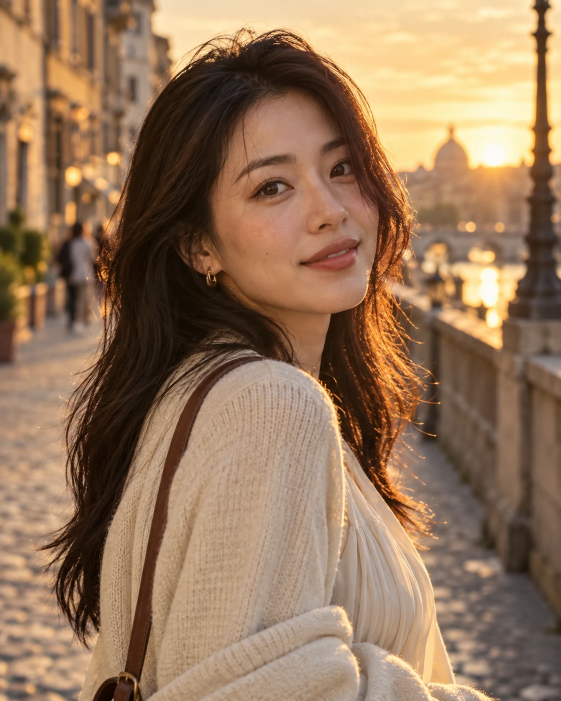
#> input picture plugins/webguhui/minimax-photo/miniapp/client/showcase/portrait.webp, 1122 x 1402 px (shown at 1/2 size)
$ python trace_reference.py ../../../miniapp/client/showcase/portrait.webp
#> lines starting #> are read from the running program, lines starting #| are printed output that depends on the picture
"""Trace a supplied mask or color region into bounded, ordered drawing strokes.

Requires Pillow; no network, model, editor or host access. Writes JSON to stdout.
"""
import argparse
import json
import math
from collections import defaultdict

from PIL import Image, ImageColor, ImageDraw


def trace(mask, width, height):
    edges = defaultdict(set)
    def inside(x, y):
        return 0 <= x < width and 0 <= y < height and mask[y * width + x]
    for y in range(height):
        for x in range(width):
            if not inside(x, y):
                continue
            if not inside(x, y - 1): edges[x, y].add((x + 1, y))
            if not inside(x + 1, y): edges[x + 1, y].add((x + 1, y + 1))
            if not inside(x, y + 1): edges[x + 1, y + 1].add((x, y + 1))
            if not inside(x - 1, y): edges[x, y + 1].add((x, y))
    remaining = sum(map(len, edges.values()))
    loops = []
    while edges:
        start = current = next(iter(edges))
        previous = None
        loop = [start]
        while True:
            candidates = edges.get(current)
            if not candidates:
                raise ValueError("Open boundary: mask contour could not be closed")
            def order(point):
                if previous is None: return (0, point)
                ax, ay = current[0] - previous[0], current[1] - previous[1]
                bx, by = point[0] - current[0], point[1] - current[1]
                cross, dot = ax * by - ay * bx, ax * bx + ay * by
                return (0 if cross > 0 else 1 if dot > 0 else 2 if cross < 0 else 3, point)
            following = min(candidates, key=order)
            candidates.remove(following)
            if not candidates:
                del edges[current]
            remaining -= 1
            if remaining < 0:
                raise ValueError("Boundary traversal exceeded its edge budget")
            previous, current = current, following
            loop.append(current)
            if current == start:
                break
        loops.append(loop)
    assert remaining == 0
    return loops


def area(loop):
    return sum(a[0] * b[1] - b[0] * a[1] for a, b in zip(loop, loop[1:])) / 2


# [49 lines left out: functions smooth, simplify, strokes, not called in this run]


def main():
    parser = argparse.ArgumentParser(description=__doc__)
    parser.add_argument("image", help="white foreground mask, or image when --color is used")
    parser.add_argument("--color", help="foreground RGB color, e.g. '#4080c0'")
    parser.add_argument("--tolerance", type=float, default=70, help="RGB distance, 0..442")
    parser.add_argument("--width", type=int, default=1000, help="output canvas width; aspect ratio preserved")
    parser.add_argument("--min-area", type=float, default=12, help="minimum region area in analysis pixels")
    parser.add_argument("--smooth", type=int, default=1, help="circular smoothing radius, 0..4")
    parser.add_argument("--epsilon", type=float, default=0.6, help="simplification tolerance in analysis pixels")
    parser.add_argument("--stroke-length", type=float, default=100, help="maximum output pixels per stroke")
    parser.add_argument("--preview", help="write a contour-check PNG to a new file (max 1024px)")
    args = parser.parse_args()
    values = (args.tolerance, args.min_area, args.epsilon, args.stroke_length)
    if not all(math.isfinite(v) for v in values) or not (0 <= args.tolerance <= 442 and
            1 <= args.width <= 4096 and 0 <= args.smooth <= 4 and args.min_area >= 0 and
            0 <= args.epsilon <= 5 and 10 <= args.stroke_length <= 1000):
        parser.error("parameters outside supported ranges")
    with Image.open(args.image) as source:
#> source is the input picture: PIL image 1122x1402 RGB; mean R, G, B 149.7, 118.7, 91.1
        original = source.size
#> original = (1122, 1402)
        image = source.convert("RGBA")
    image.thumbnail((640, 640))
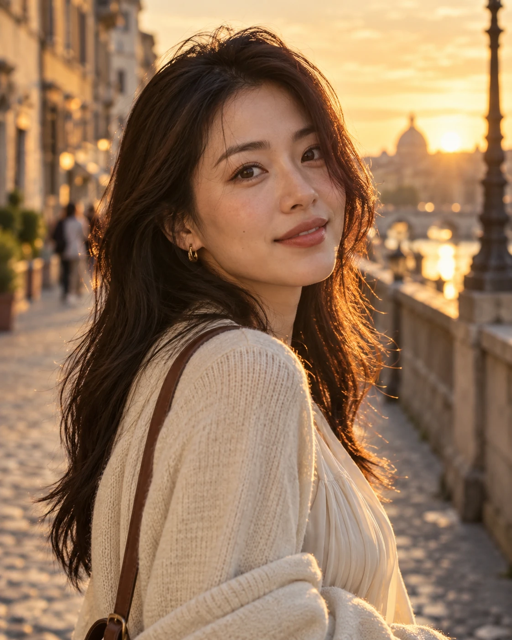
#> image: PIL image 512x640 RGBA; mean R, G, B, A 149.7, 118.7, 91.1, 255
    width, height = image.size
#> width = 512; height = 640
    target = ImageColor.getrgb(args.color) if args.color else None
    mask = [a >= 128 and (sum((v - t) ** 2 for v, t in zip((r, g, b), target)) <= args.tolerance ** 2
            if target else (r + g + b) / 3 >= 128) for r, g, b, a in image.getdata()]
#> mask = 327680 items
    loops = sorted((loop for loop in trace(mask, width, height) if abs(area(loop)) >= args.min_area),
                   key=lambda loop: abs(area(loop)), reverse=True)
#> loops = 133 items
    if not loops: parser.error("no matching region; inspect the mask/color selection")
#> (the run stopped early here; a loop or call above may not have finished)
